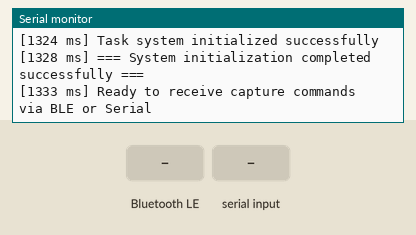
A sketch run on a simulated Seeed XIAO ESP32-S3. On the bench: the last lines printed to the serial monitor. The inputs (shaded band) are chosen by the test bench. Nothing arrives over Bluetooth unless stated; the camera gives no picture; a phone connects over Bluetooth LE 3 s after start.

Above: at 2.5 s.
2.6 s: Bluetooth LE write "MTU:" received
At 3.7 s:
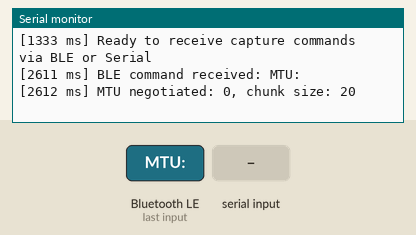
4.1 s: "MTU:\n" received over Serial
At 4.27 s:
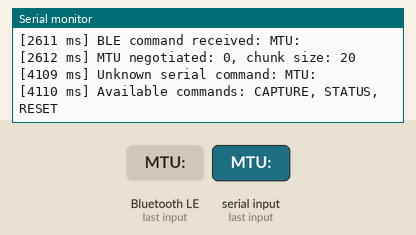
5.6 s: Bluetooth LE write "CAPTURE" received
At 6.8 s:
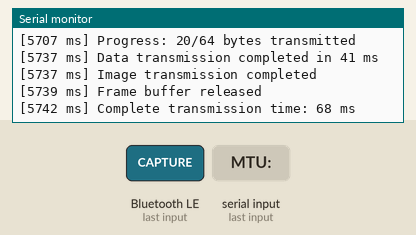
7.1 s: "CAPTURE\n" received over Serial
At 7.17 s:
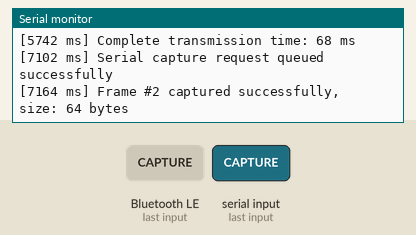
8.6 s: Bluetooth LE write "STATUS" received
At 9.5 s:
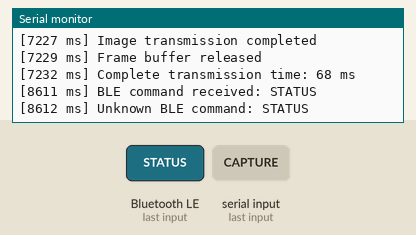
10.1 s: "STATUS\n" received over Serial
At 10.5 s:
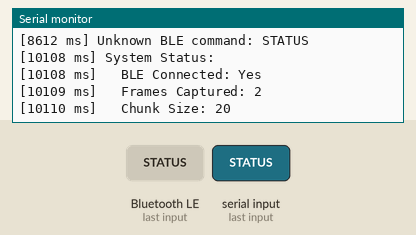

The sketch:

camera_to_flutter_2.ino
```cpp
/*
 * ESP32 Camera BLE Server
 * Captures images and transmits them via Bluetooth Low Energy
 * Optimized for XIAO ESP32S3 with camera module
 */

#include <BLEDevice.h>
#include <BLEUtils.h>
#include <BLEServer.h>
#include "esp_camera.h"
#include "camera_pins.h"

// ============================================================================
// Configuration Constants
// ============================================================================
// BLE Service and Characteristic UUIDs
#define BLE_SERVICE_UUID        "4fafc201-1fb5-459e-8fcc-c5c9c331914b"
#define BLE_CHARACTERISTIC_UUID "beb5483e-36e1-4688-b7f5-ea07361b26a8"

// Camera and transmission settings
#define CAPTURE_QUEUE_LENGTH     1
#define CAPTURE_DEBOUNCE_MS      500
#define CHUNK_DELAY_MS           10
#define MIN_MTU_SIZE             20
#define MTU_OVERHEAD             6
#define PROGRESS_LOG_INTERVAL    500
#define TASK_STACK_SIZE          16384
#define TASK_PRIORITY            1
#define TASK_CORE                1

// Camera configuration
#define CAMERA_XCLK_FREQ_HZ      20000000
#define CAMERA_JPEG_QUALITY_DEFAULT  12
#define CAMERA_JPEG_QUALITY_PSRAM    10
#define CAMERA_FB_COUNT_DEFAULT  1
#define CAMERA_FB_COUNT_PSRAM    2

// Serial communication
#define SERIAL_BAUD_RATE         115200
#define SERIAL_INIT_DELAY_MS     1000
#define LOOP_DELAY_MS            10

// ============================================================================
// Global Variables and State Management
// ============================================================================
// BLE connection state
volatile bool isDeviceConnected = false;
BLECharacteristic* pCameraCharacteristic = nullptr;
volatile int negotiatedChunkSize = MIN_MTU_SIZE + 3; // Default safe size

// Task management
QueueHandle_t captureRequestQueue = nullptr;
TaskHandle_t imageSenderTaskHandle = nullptr;

// Frame tracking
static uint32_t frameCounter = 0;

// ============================================================================
// Utility Functions
// ============================================================================
/**
 * Log message with timestamp to Serial
 * @param message The message to log
 */
void logWithTimestamp(const String &message) {
  Serial.printf("[%lu ms] %s\n", millis(), message.c_str());
}

/**
 * Log error message with timestamp
 * @param message The error message to log
 */
void logError(const String &message) {
  Serial.printf("[%lu ms] ERROR: %s\n", millis(), message.c_str());
}

/**
 * Handle image capture request from any source
 * @param source The source of the request (BLE/Serial)
 */
void handleCaptureRequest(const String& source) {
  uint8_t captureToken = 1;

  if (captureRequestQueue &&
      xQueueSend(captureRequestQueue, &captureToken, 0) == pdTRUE) {
    logWithTimestamp(source + " capture request queued successfully");
  } else {
    logWithTimestamp(source + " capture request ignored (queue full)");
  }
}

// ============================================================================
// BLE Server Event Handlers
// ============================================================================
/**
 * Handles BLE server connection events
 */
class BLEServerEventHandler : public BLEServerCallbacks {
  void onConnect(BLEServer* pServer) override {
    logWithTimestamp("BLE device connected successfully");
    isDeviceConnected = true;
  }

  void onDisconnect(BLEServer* pServer) override {
    logWithTimestamp("BLE device disconnected");
    isDeviceConnected = false;

    // Restart advertising for new connections
    BLEDevice::startAdvertising();
    logWithTimestamp("BLE advertising restarted");
  }
};

/**
 * Handles BLE characteristic write events and commands
 */
class BLECharacteristicEventHandler : public BLECharacteristicCallbacks {
  void onWrite(BLECharacteristic* pCharacteristic) override {
    String receivedValue = String(pCharacteristic->getValue().c_str());
    receivedValue.trim();
    receivedValue.toUpperCase();

    logWithTimestamp("BLE command received: " + receivedValue);

    if (receivedValue.startsWith("MTU:")) {
      handleMTUNegotiation(receivedValue);
    }
    else if (receivedValue == "CAPTURE") {
      handleCaptureRequest("BLE");
    }
    else {
      logWithTimestamp("Unknown BLE command: " + receivedValue);
    }
  }

private:
  /**
   * Handle MTU size negotiation
   * @param mtuCommand The MTU command string (format: "MTU:size")
   */
  void handleMTUNegotiation(const String& mtuCommand) {
    int mtuSize = mtuCommand.substring(4).toInt();
    negotiatedChunkSize = max(MIN_MTU_SIZE, mtuSize - MTU_OVERHEAD);

    logWithTimestamp("MTU negotiated: " + String(mtuSize) +
                    ", chunk size: " + String(negotiatedChunkSize));
  }
};

// ============================================================================
// Camera Configuration and Initialization
// ============================================================================
/**
 * Configure camera with optimal settings based on available memory
 * @return camera_config_t The configured camera settings
 */
camera_config_t createCameraConfig() {
  camera_config_t config;

  // LED and timing configuration
  config.ledc_channel = LEDC_CHANNEL_0;
  config.ledc_timer = LEDC_TIMER_0;

  // Data pins (D0-D7)
  config.pin_d0 = Y2_GPIO_NUM;
  config.pin_d1 = Y3_GPIO_NUM;
  config.pin_d2 = Y4_GPIO_NUM;
  config.pin_d3 = Y5_GPIO_NUM;
  config.pin_d4 = Y6_GPIO_NUM;
  config.pin_d5 = Y7_GPIO_NUM;
  config.pin_d6 = Y8_GPIO_NUM;
  config.pin_d7 = Y9_GPIO_NUM;

  // Control pins
  config.pin_xclk = XCLK_GPIO_NUM;
  config.pin_pclk = PCLK_GPIO_NUM;
  config.pin_vsync = VSYNC_GPIO_NUM;
  config.pin_href = HREF_GPIO_NUM;
  config.pin_sscb_sda = SIOD_GPIO_NUM;
  config.pin_sscb_scl = SIOC_GPIO_NUM;
  config.pin_pwdn = PWDN_GPIO_NUM;
  config.pin_reset = RESET_GPIO_NUM;

  // Clock and format settings
  config.xclk_freq_hz = CAMERA_XCLK_FREQ_HZ;
  config.frame_size = FRAMESIZE_HD;
  config.pixel_format = PIXFORMAT_JPEG;
  config.grab_mode = CAMERA_GRAB_WHEN_EMPTY;
  config.fb_location = CAMERA_FB_IN_PSRAM;
  config.jpeg_quality = CAMERA_JPEG_QUALITY_DEFAULT;
  config.fb_count = CAMERA_FB_COUNT_DEFAULT;

  return config;
}

/**
 * Initialize camera with PSRAM optimization if available
 */
bool initializeCamera() {
  logWithTimestamp("Initializing camera module...");

  camera_config_t config = createCameraConfig();

  // Optimize settings if PSRAM is available
  if (psramFound()) {
    config.jpeg_quality = CAMERA_JPEG_QUALITY_PSRAM;
    config.fb_count = CAMERA_FB_COUNT_PSRAM;
    config.grab_mode = CAMERA_GRAB_LATEST;
    logWithTimestamp("PSRAM detected - using optimized settings");
  } else {
    logWithTimestamp("PSRAM not found - using standard settings");
  }

  esp_err_t cameraInitResult = esp_camera_init(&config);
  if (cameraInitResult != ESP_OK) {
    logError("Camera initialization failed with error code: " + String(cameraInitResult));
    return false;
  }

  logWithTimestamp("Camera initialized successfully");
  return true;
}

// ============================================================================
// Image Transmission Functions
// ============================================================================
/**
 * Send image header with metadata
 * @param imageSize Total size of the image in bytes
 */
void sendImageHeader(size_t imageSize) {
  String header = "IMG_START:" + String(imageSize);
  pCameraCharacteristic->setValue((uint8_t*)header.c_str(), header.length());
  pCameraCharacteristic->notify();
  vTaskDelay(pdMS_TO_TICKS(20));
  logWithTimestamp("Image header sent, size: " + String(imageSize) + " bytes");
}

/**
 * Send image footer to mark transmission end
 */
void sendImageFooter() {
  String footer = "IMG_END";
  pCameraCharacteristic->setValue((uint8_t*)footer.c_str(), footer.length());
  pCameraCharacteristic->notify();
  logWithTimestamp("Image transmission completed");
}

/**
 * Send image data in chunks via BLE
 * @param imageBuffer Pointer to image data
 * @param totalSize Total size of the image
 * @return bool Success status of transmission
 */
bool transmitImageData(uint8_t* imageBuffer, size_t totalSize) {
  if (!imageBuffer || totalSize == 0) {
    logError("Invalid image data for transmission");
    return false;
  }

  logWithTimestamp("Starting image data transmission...");

  size_t bytesTransmitted = 0;
  const unsigned long transmissionStartTime = millis();

  // Send image data in chunks
  for (size_t offset = 0; offset < totalSize; offset += negotiatedChunkSize) {
    // Calculate chunk size for this iteration
    size_t currentChunkSize = min((size_t)negotiatedChunkSize, totalSize - offset);

    // Send chunk
    pCameraCharacteristic->setValue(imageBuffer + offset, currentChunkSize);
    pCameraCharacteristic->notify();
    bytesTransmitted += currentChunkSize;

    // Small delay to prevent BLE buffer overflow
    vTaskDelay(pdMS_TO_TICKS(CHUNK_DELAY_MS));

    // Log progress periodically
    if (bytesTransmitted % PROGRESS_LOG_INTERVAL <= negotiatedChunkSize) {
      logWithTimestamp("Progress: " + String(bytesTransmitted) + "/" +
                      String(totalSize) + " bytes transmitted");
    }
  }

  const unsigned long transmissionDuration = millis() - transmissionStartTime;
  logWithTimestamp("Data transmission completed in " + String(transmissionDuration) + " ms");

  return true;
}
// ============================================================================
// Image Capture and Transmission Task
// ============================================================================
/**
 * Background task that handles image capture and BLE transmission
 * Processes capture requests from the queue and manages the entire workflow
 */
void imageSenderTask(void *taskParameters) {
  uint8_t captureRequest;
  unsigned long lastCaptureTime = 0;

  logWithTimestamp("Image sender task started successfully");

  // Main task loop
  while (true) {
    // Wait for capture request from queue (blocking)
    if (xQueueReceive(captureRequestQueue, &captureRequest, portMAX_DELAY) == pdTRUE) {

      // Implement debouncing to prevent rapid successive captures
      const unsigned long currentTime = millis();
      if (currentTime - lastCaptureTime < CAPTURE_DEBOUNCE_MS) {
        logWithTimestamp("Capture request debounced (too soon after previous)");
        continue;
      }
      lastCaptureTime = currentTime;

      // Check if BLE device is connected
      if (!isDeviceConnected) {
        logWithTimestamp("No BLE device connected - skipping capture");
        continue;
      }

      // Capture image from camera
      camera_fb_t* frameBuffer = esp_camera_fb_get();
      if (!frameBuffer) {
        logError("Failed to capture image from camera");
        continue;
      }

      const size_t imageSize = frameBuffer->len;
      uint8_t* imageData = frameBuffer->buf;
      frameCounter++;

      logWithTimestamp("Frame #" + String(frameCounter) + " captured successfully, size: " +
                      String(imageSize) + " bytes");

      const unsigned long transmissionStartTime = millis();

      // Send complete image via BLE (header + data + footer)
      sendImageHeader(imageSize);

      if (transmitImageData(imageData, imageSize)) {
        sendImageFooter();
      } else {
        logError("Image transmission failed");
      }

      // Release camera frame buffer
      esp_camera_fb_return(frameBuffer);
      logWithTimestamp("Frame buffer released");

      const unsigned long totalTransmissionTime = millis() - transmissionStartTime;
      logWithTimestamp("Complete transmission time: " + String(totalTransmissionTime) + " ms");

      // Clear any additional queued requests to prevent backlog
      uint8_t extraRequest;
      while (xQueueReceive(captureRequestQueue, &extraRequest, 0) == pdTRUE) {
        logWithTimestamp("Cleared extra queued capture request");
      }
    }
  }

  // This line should never be reached, but included for completeness
  vTaskDelete(NULL);
}

// ============================================================================
// BLE Service Initialization
// ============================================================================
/**
 * Initialize and configure BLE server with camera service
 * @return bool Success status of BLE initialization
 */
bool initializeBLEService() {
  logWithTimestamp("Initializing BLE service...");

  // Initialize BLE device with descriptive name
  BLEDevice::init("XIAO_ESP32S3_Camera");

  // Create BLE server and set callbacks
  BLEServer* pBLEServer = BLEDevice::createServer();
  pBLEServer->setCallbacks(new BLEServerEventHandler());

  // Create camera service
  BLEService* pCameraService = pBLEServer->createService(BLE_SERVICE_UUID);

  // Create characteristic for camera control and data
  pCameraCharacteristic = pCameraService->createCharacteristic(
    BLE_CHARACTERISTIC_UUID,
    BLECharacteristic::PROPERTY_WRITE | BLECharacteristic::PROPERTY_NOTIFY
  );

  // Set initial value and callbacks
  pCameraCharacteristic->setValue("ESP32 Camera Ready");
  pCameraCharacteristic->setCallbacks(new BLECharacteristicEventHandler());

  // Start the service
  pCameraService->start();

  // Configure and start advertising
  BLEAdvertising* pAdvertising = BLEDevice::getAdvertising();
  pAdvertising->addServiceUUID(BLE_SERVICE_UUID);
  pAdvertising->setScanResponse(true);
  BLEDevice::startAdvertising();

  logWithTimestamp("BLE service initialized and advertising started");
  return true;
}

/**
 * Initialize task queue and background processing
 * @return bool Success status of task initialization
 */
bool initializeTaskSystem() {
  logWithTimestamp("Setting up task system...");

  // Create capture request queue
  captureRequestQueue = xQueueCreate(CAPTURE_QUEUE_LENGTH, sizeof(uint8_t));
  if (captureRequestQueue == nullptr) {
    logError("Failed to create capture request queue");
    return false;
  }

  // Create background task for image processing
  BaseType_t taskCreationResult = xTaskCreatePinnedToCore(
    imageSenderTask,              // Task function
    "ImageSenderTask",            // Task name
    TASK_STACK_SIZE,             // Stack size
    nullptr,                     // Task parameters
    TASK_PRIORITY,               // Task priority
    &imageSenderTaskHandle,      // Task handle
    TASK_CORE                    // CPU core
  );

  if (taskCreationResult != pdPASS) {
    logError("Failed to create image sender task");
    return false;
  }

  logWithTimestamp("Task system initialized successfully");
  return true;
}

// ============================================================================
// Serial Command Processing
// ============================================================================
/**
 * Process commands received via Serial interface
 * @param command The command string to process
 */
void processSerialCommand(const String& command) {
  String processedCommand = command;
  processedCommand.trim();
  processedCommand.toUpperCase();

  if (processedCommand == "CAPTURE") {
    if (!isDeviceConnected) {
      logWithTimestamp("Serial capture request ignored - no BLE device connected");
      return;
    }

    uint8_t captureToken = 1;
    if (captureRequestQueue &&
        xQueueSend(captureRequestQueue, &captureToken, 0) == pdTRUE) {
      logWithTimestamp("Serial capture request queued successfully");
    } else {
      logWithTimestamp("Serial capture request ignored (queue full)");
    }
  }
  else if (processedCommand == "STATUS") {
    logWithTimestamp("System Status:");
    logWithTimestamp("  BLE Connected: " + String(isDeviceConnected ? "Yes" : "No"));
    logWithTimestamp("  Frames Captured: " + String(frameCounter));
    logWithTimestamp("  Chunk Size: " + String(negotiatedChunkSize));
  }
  else if (processedCommand == "RESET") {
    logWithTimestamp("System reset requested");
    ESP.restart();
  }
  else {
    logWithTimestamp("Unknown serial command: " + processedCommand);
    logWithTimestamp("Available commands: CAPTURE, STATUS, RESET");
  }
}

// ============================================================================
// Arduino Setup Function
// ============================================================================
void setup() {
  // Initialize serial communication
  Serial.begin(SERIAL_BAUD_RATE);
  delay(SERIAL_INIT_DELAY_MS);

  logWithTimestamp("=== ESP32S3 BLE Camera Server Starting ===");
  logWithTimestamp("Build: " + String(__DATE__) + " " + String(__TIME__));

  // Initialize camera module
  if (!initializeCamera()) {
    logError("Camera initialization failed - system halted");
    while (true) {
      delay(1000);
    }
  }

  // Initialize BLE service
  if (!initializeBLEService()) {
    logError("BLE service initialization failed - system halted");
    while (true) {
      delay(1000);
    }
  }

  // Initialize task system
  if (!initializeTaskSystem()) {
    logError("Task system initialization failed - system halted");
    while (true) {
      delay(1000);
    }
  }

  logWithTimestamp("=== System initialization completed successfully ===");
  logWithTimestamp("Ready to receive capture commands via BLE or Serial");
}

// ============================================================================
// Arduino Main Loop
// ============================================================================
void loop() {
  // Check for serial commands when device is ready
  if (Serial.available()) {
    String command = Serial.readStringUntil('\n');
    processSerialCommand(command);
  }

  // Small delay to prevent excessive CPU usage
  delay(LOOP_DELAY_MS);
}
```

camera_pins.h
```cpp
#define PWDN_GPIO_NUM     -1
#define RESET_GPIO_NUM    -1
#define XCLK_GPIO_NUM     10
#define SIOD_GPIO_NUM     40
#define SIOC_GPIO_NUM     39

#define Y9_GPIO_NUM       48
#define Y8_GPIO_NUM       11
#define Y7_GPIO_NUM       12
#define Y6_GPIO_NUM       14
#define Y5_GPIO_NUM       16
#define Y4_GPIO_NUM       18
#define Y3_GPIO_NUM       17
#define Y2_GPIO_NUM       15
#define VSYNC_GPIO_NUM    38
#define HREF_GPIO_NUM     47
#define PCLK_GPIO_NUM     13

#define LED_GPIO_NUM      21
```

Measured:
- after the input at 2.6 s, the serial monitor: prints a new line at once (image 1)
- after the input at 4.1 s, the serial monitor: prints a new line at once (image 2)
- after the input at 5.6 s, the serial monitor: prints a new line at once (image 3)
- after the input at 7.1 s, the serial monitor: prints a new line at once (image 4)
- after the input at 8.6 s, the serial monitor: prints a new line at once (image 5)
- after the input at 10.1 s, the serial monitor: prints a new line at once (image 6)
